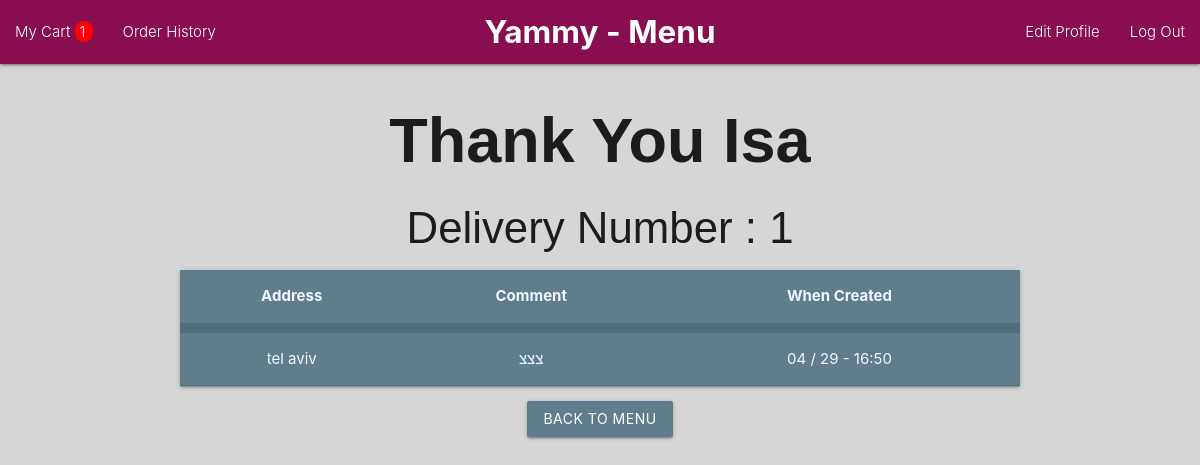
The app's page /order/summary/1 (signed in), older data.
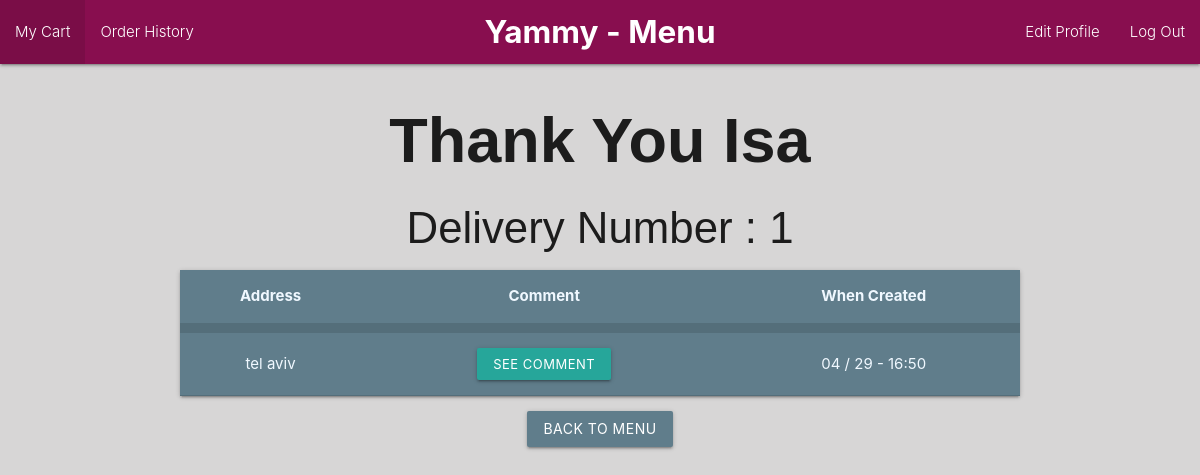
The same page, newer data.
### models/delivery.py (models this page shows)
class Delivery(db.Model):
    id = db.Column(db.Integer,primary_key=True)
    is_delivered = db.Column(db.Boolean,default=False)
    address = db.Column(db.String(200))
    comment = db.Column(db.Text)
    created = db.Column(db.DateTime)
    cart = db.relationship('Cart',backref='delivery',uselist=False)

### controllers/orders.py (the view)
@login_required
def summary(id):
    delivery = Delivery.query.get(id)
    return render_template('orders/summary.html',delivery=delivery)

### auth.py (called while the page is built)
@login_manager.user_loader
def load_user(user_id):
    return User.query.get(int(user_id))

### templates/orders/summary.html
{% if current_user.is_staff %} {% extends 'layouts/admin_layout.html' %}
{% else %} {% extends 'layouts/layout.html' %} {% endif %}
{% block content %}
<div class="container">
    <h1 style="font-family: Arial, Helvetica, sans-serif; font-weight: bold;"
     class="center">Thank You {{delivery.cart.user.username}}</h1>
    <h3 style="font-family: Arial, Helvetica, sans-serif" class="center">Delivery Number : {{delivery.id}}</h3>
    <div class="card">
    <table style="color:aliceblue" class="centered blue-grey">
        <thead>
          <tr style="border-width: 10px;">
              <th>Address</th>
              <th>Comment</th>
              <th>When Created</th>
          </tr>
        </thead>
        <tbody>
          <tr>
            <td>{{delivery.address}}</td>
            <td>{% if len(delivery.comment) > 20 %}
                <a class="waves-effect waves-light btn-small" href="{{url_for('order.see_comment_summary',id=delivery.id)}}" >See Comment</a>
                {% else %} {{delivery.comment}} {% endif %}</td>
            <td>{{delivery.created.strftime("%m / %d - %H:%M")}}</td>
          </tr>
        </tbody>
    </table>
    </div>
    <div style="margin-bottom: 30px;" class="center">
        <a class="waves-effect waves-light btn blue-grey" href="{{url_for('category.menu')}}">Back to Menu</a>
    </div>
    </div>
{% endblock %}

Row changes from the older to the newer data that the page shows:
changed Delivery "tel aviv": comment "צצצ" → (not shown)
Text that changed along with them:
{{ len(current_user.carts[-1].dish_association) }}: "1" → (not shown)
text now shown: "SEE COMMENT"
